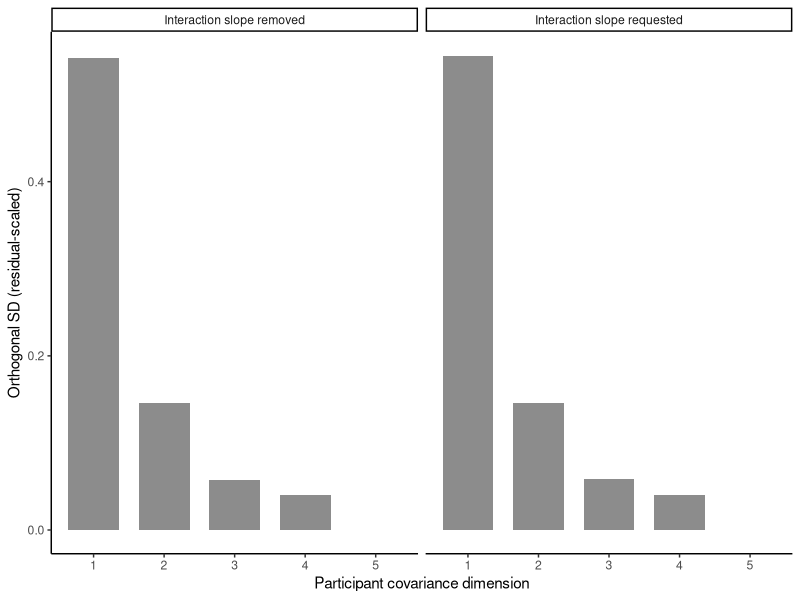

Write R code to recreate this figure.
## ---- chunk 1
#| label: mald-singular
library(lme4)
library(ggplot2)

mald <- read.csv("data/mald/mald-connected-trials.csv")
mald <- subset(mald, correct == 1L)

standardize <- function(x) {
  as.numeric(scale(x))
}

mald$z_frequency <- standardize(mald$log_frequency_subtlex)
mald$z_duration <- standardize(mald$log_duration)
mald$z_trial <- standardize(mald$trial_order)

fit_control <- lmerControl(
  optimizer = "bobyqa",
  optCtrl = list(maxfun = 200000L)
)

overfit <- lmer(
  log_rt ~ z_frequency * z_duration + z_trial +
    (1 + z_frequency * z_duration + z_trial | participant_id) +
    (1 + z_trial | item),
  data = mald,
  REML = TRUE,
  control = fit_control
)

revised <- lmer(
  log_rt ~ z_frequency * z_duration + z_trial +
    (1 + z_frequency + z_duration + z_trial | participant_id) +
    (1 + z_trial | item),
  data = mald,
  REML = TRUE,
  control = fit_control
)

singularity_check <- c(
  interaction_slope_model = isSingular(overfit, tol = 1e-4),
  revised_model = isSingular(revised, tol = 1e-4)
)
singularity_check

profiled_reml_gradient <- function(model) {
  numDeriv::grad(
    getME(model, "devfun"),
    getME(model, "theta"),
    method = "Richardson"
  )
}
overfit_gradient <- profiled_reml_gradient(overfit)
revised_gradient <- profiled_reml_gradient(revised)
stopifnot(
  all(is.finite(overfit_gradient)),
  all(is.finite(revised_gradient))
)

objective_check <- data.frame(
  model = c("Interaction slope requested", "Interaction slope removed"),
  restricted_log_likelihood = c(
    as.numeric(logLik(overfit)),
    as.numeric(logLik(revised))
  ),
  maximum_absolute_gradient = c(
    max(abs(overfit_gradient)),
    max(abs(revised_gradient))
  ),
  convergence_messages = c(
    length(overfit@optinfo$conv$lme4$messages),
    length(revised@optinfo$conv$lme4$messages)
  )
)
objective_check
## ---- chunk 2
#| label: mald-singular-dimensions
overfit_sd <- rePCA(overfit)$participant_id$sdev
revised_sd <- rePCA(revised)$participant_id$sdev

dimension_table <- rbind(
  data.frame(
    model = "Interaction slope requested",
    dimension = seq_along(overfit_sd),
    orthogonal_sd = overfit_sd
  ),
  data.frame(
    model = "Interaction slope removed",
    dimension = seq_along(revised_sd),
    orthogonal_sd = revised_sd
  )
)
dimension_table
## ---- chunk 3
#| label: singularity-plot
ggplot(
  dimension_table,
  aes(x = factor(dimension), y = orthogonal_sd)
) +
  geom_col(width = 0.72, fill = "grey55") +
  facet_wrap(~model) +
  labs(
    x = "Participant covariance dimension",
    y = "Orthogonal SD (residual-scaled)"
  ) +
  theme_classic()
